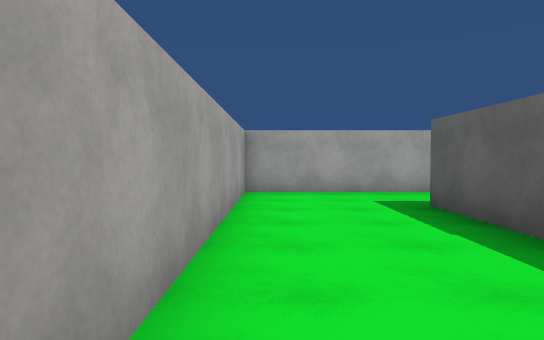
view 1 (above)

24 first-person views from a walk through a scene from a Unity 3-D project. The camera is 1.4 m above the floor, tilts 2° down and sees 75° across. The floor is counted in squares, 2 m on a side. Each view is taken from the middle of a square. On the plan, view 1 faces up. The plan holds only what a view shows up to about 11 squares ahead; the rest is blank. The place goes on beyond the plan. The player is left out. Surface patterns are stand-ins for the level's own textures.

view 2
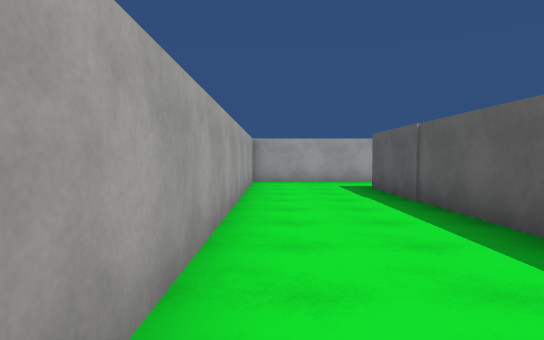

view 3
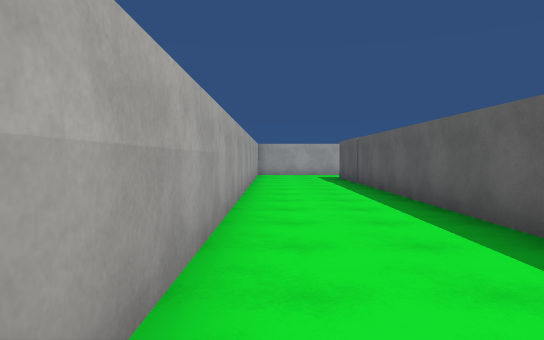

view 4
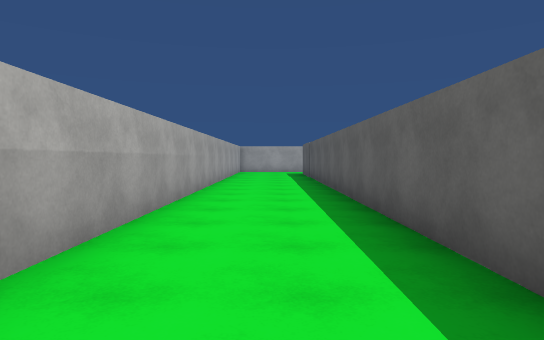

view 5
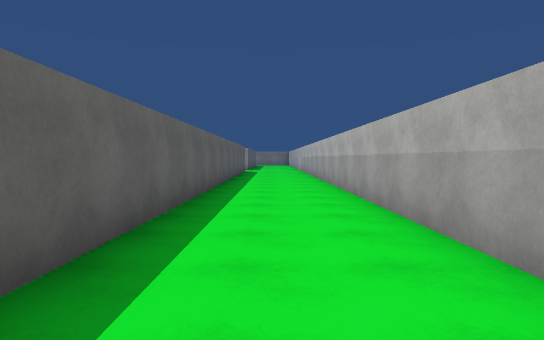

view 6
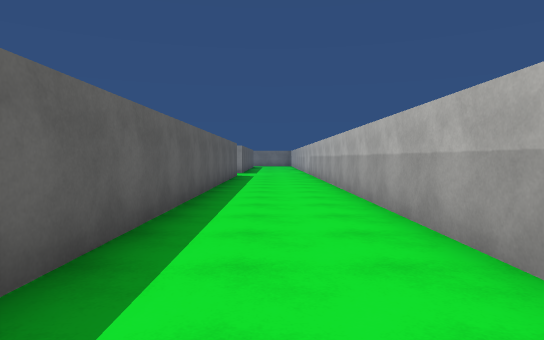

view 7
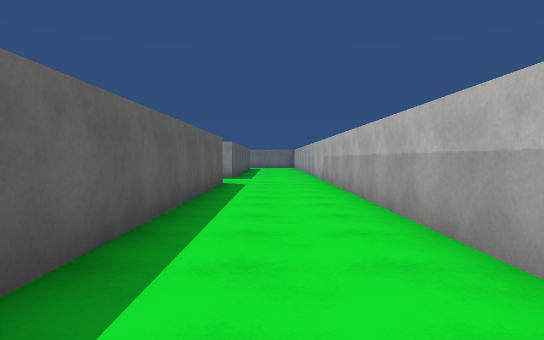

view 8
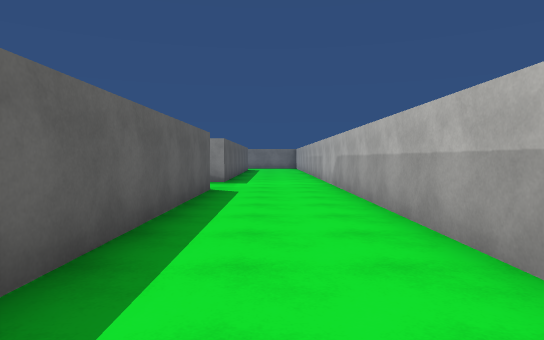

view 9
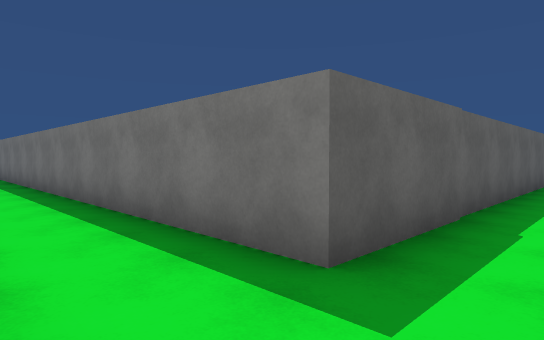

view 10
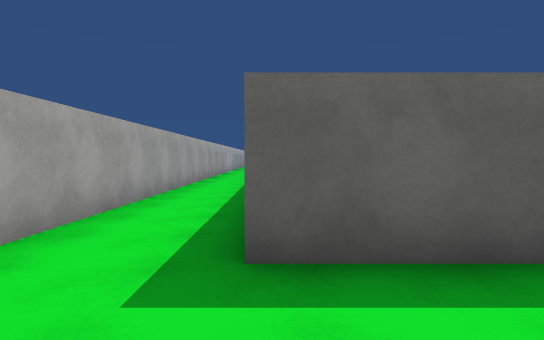

view 11
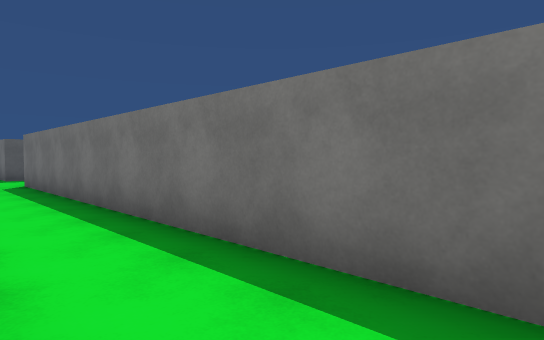

view 12
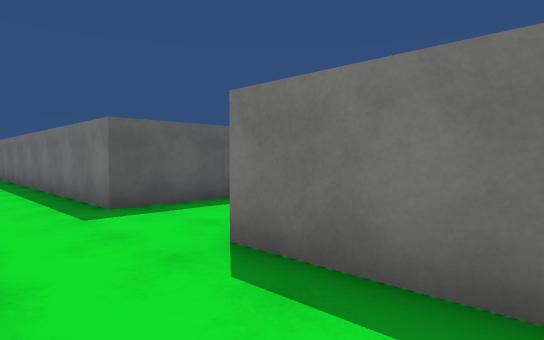

view 13
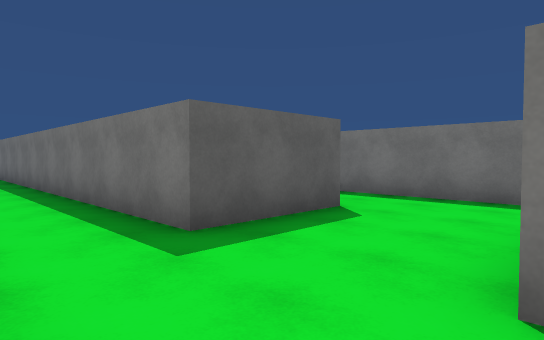

view 14
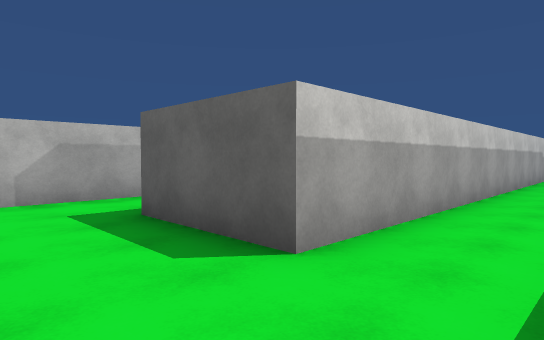

view 15
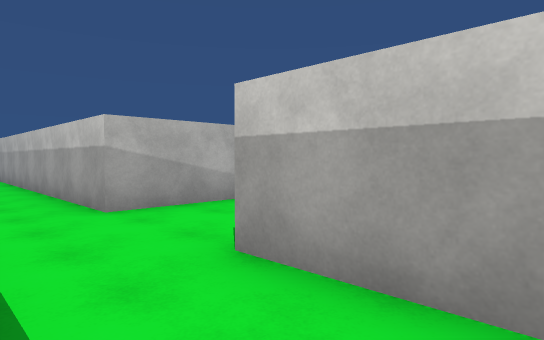

view 16
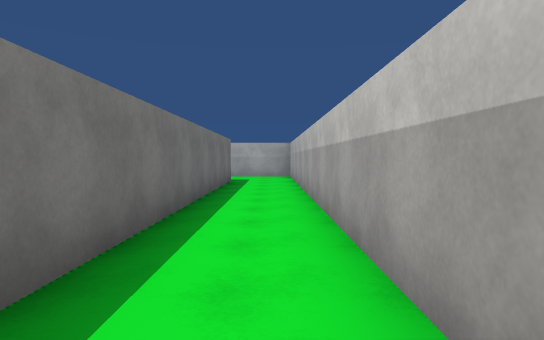

view 17
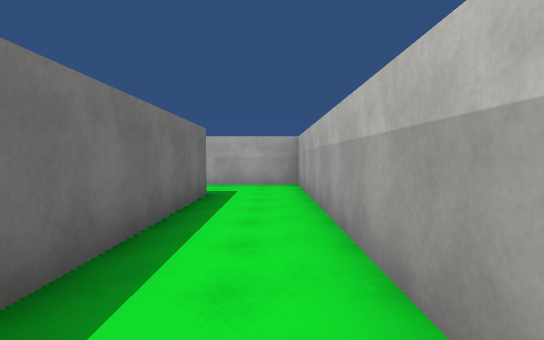

view 18
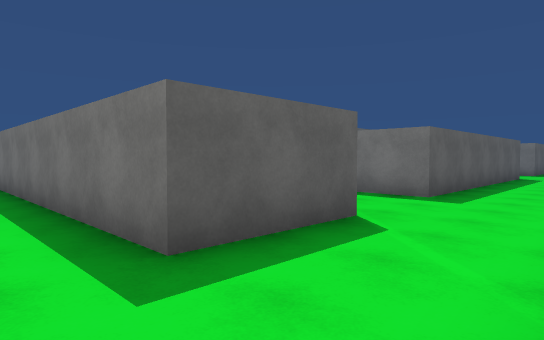

view 19
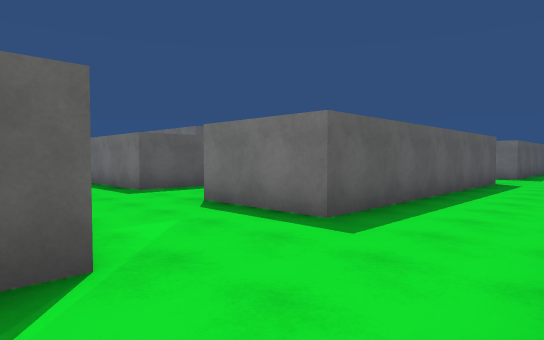

view 20
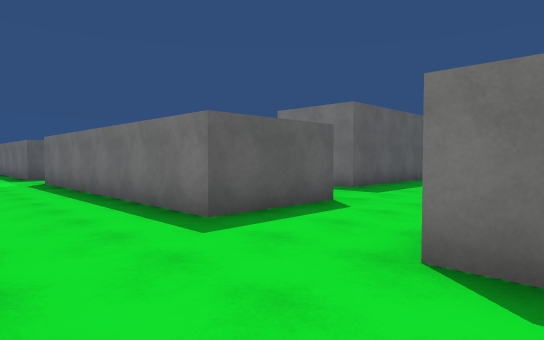

view 21
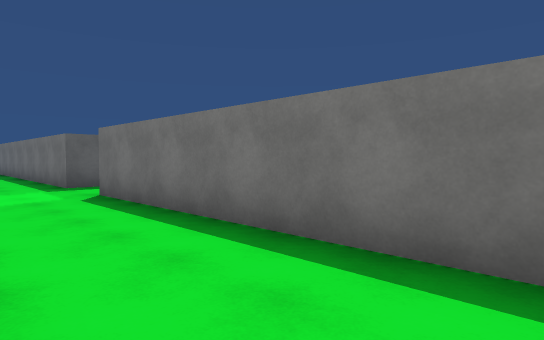

view 22
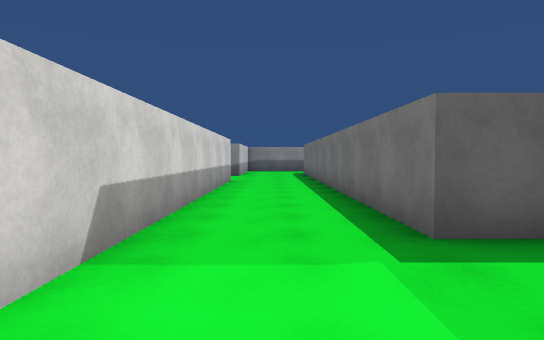

view 23
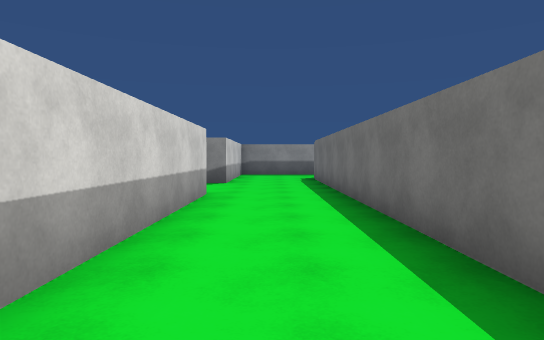

view 24
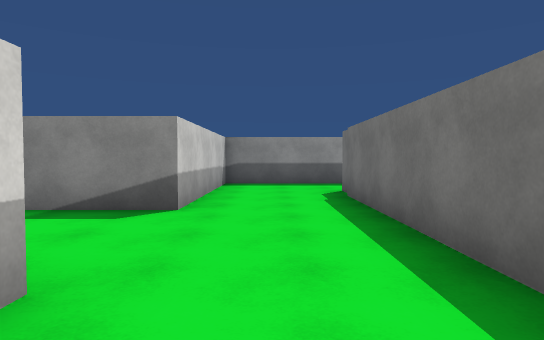

### Floor plan
Points are (right, up) in squares from view 1. A wall is a line through its corners. A room is listed if a view was taken in it or the views show most of it. See-through windows are left out.
Room 1 (views 1, 2, 3, 4, 5, 6, 7, 8, 9, 10, 11, 12, 13, 14, 15, 16, 17, 18, 19, 20, 21, 22, 23, 24)
walls: (22, -5.4) (22, -4.4) (34.5, -4.4); (18, 0.8) (21.2, 0.8); (12.4, -7) (12.4, -4.4) (20, -4.4); (17.3, 4.9) (17.3, 2.7) (5.1, 2.7); (13.6, -13) (13.6, -9.3) (14.2, -9.3); (29.9, -1.7) (20.5, -1.7); (20.9, 7.2) (18.8, 7.2); (7.3, -1.8) (7.3, 0.8) (16.5, 0.8); (30.8, 2.7) (19.9, 2.7) (19.9, 5.2) (30.8, 5.2); (11, 7.2) (-0.6, 7.2) (-0.6, -22.5); (7.3, -11.9) (7.3, -4.4) (10, -4.4); (4.9, 2.8) (4.9, 0.2); (34.9, -4.4) (35.5, -4.4); (37.5, -5) (37.5, -1.7) (32.7, -1.7) (32.7, 0.4); (2.3, -22.5) (2.3, 5.2) (17.4, 5.2)

Positions as (right, up) in squares from view 1, and headings:
1: (0, 0), facing up
2: (0, -3), facing up
3: (0, -7), facing up
4: (1, -10), facing up
5: (1, -5), facing down
6: (1, -9), facing down
7: (1, -13), facing down
8: (1, -15), facing down
9: (1, 7), facing down-right
10: (0, 5), facing right
11: (7, 7), facing down-right
12: (15, 7), facing down-right
13: (17, 7), facing down-right
14: (18, 1), facing up-right
15: (22, 1), facing up-left
16: (18, 2), facing left
17: (14, 2), facing left
18: (5, 2), facing down-right
19: (5, -1), facing down-right
20: (9, -2), facing down-right
21: (13, -2), facing down-right
22: (19, -3), facing right
23: (23, -3), facing right
24: (28, -3), facing right
